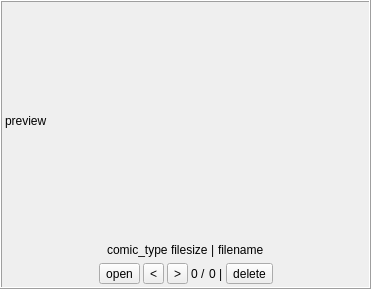
<?xml version="1.0" encoding="UTF-8"?>
<ui version="4.0">
 <class>Form</class>
 <widget class="QWidget" name="Form">
  <property name="geometry">
   <rect>
    <x>0</x>
    <y>0</y>
    <width>371</width>
    <height>289</height>
   </rect>
  </property>
  <property name="windowTitle">
   <string>Form</string>
  </property>
  <layout class="QHBoxLayout" name="horizontalLayout_5">
   <property name="spacing">
    <number>0</number>
   </property>
   <property name="leftMargin">
    <number>0</number>
   </property>
   <property name="topMargin">
    <number>0</number>
   </property>
   <property name="rightMargin">
    <number>0</number>
   </property>
   <property name="bottomMargin">
    <number>0</number>
   </property>
   <item>
    <widget class="QFrame" name="frame">
     <property name="frameShape">
      <enum>QFrame::Box</enum>
     </property>
     <property name="frameShadow">
      <enum>QFrame::Raised</enum>
     </property>
     <layout class="QVBoxLayout" name="verticalLayout" stretch="1,0,0">
      <property name="spacing">
       <number>3</number>
      </property>
      <property name="leftMargin">
       <number>3</number>
      </property>
      <property name="topMargin">
       <number>3</number>
      </property>
      <property name="rightMargin">
       <number>3</number>
      </property>
      <property name="bottomMargin">
       <number>3</number>
      </property>
      <item>
       <widget class="QLabel" name="label_preview">
        <property name="text">
         <string>preview</string>
        </property>
       </widget>
      </item>
      <item>
       <layout class="QHBoxLayout" name="horizontalLayout">
        <item>
         <spacer name="horizontalSpacer_4">
          <property name="orientation">
           <enum>Qt::Horizontal</enum>
          </property>
          <property name="sizeHint" stdset="0">
           <size>
            <width>40</width>
            <height>20</height>
           </size>
          </property>
         </spacer>
        </item>
        <item>
         <widget class="QLabel" name="label_comic_type">
          <property name="text">
           <string>comic_type</string>
          </property>
         </widget>
        </item>
        <item>
         <widget class="QLabel" name="label_filesize">
          <property name="text">
           <string>filesize</string>
          </property>
         </widget>
        </item>
        <item>
         <widget class="QLabel" name="label">
          <property name="text">
           <string>|</string>
          </property>
         </widget>
        </item>
        <item>
         <widget class="QLabel" name="label_filename">
          <property name="text">
           <string>filename</string>
          </property>
         </widget>
        </item>
        <item>
         <spacer name="horizontalSpacer_2">
          <property name="orientation">
           <enum>Qt::Horizontal</enum>
          </property>
          <property name="sizeHint" stdset="0">
           <size>
            <width>40</width>
            <height>20</height>
           </size>
          </property>
         </spacer>
        </item>
       </layout>
      </item>
      <item>
       <layout class="QHBoxLayout" name="horizontalLayout_4">
        <item>
         <spacer name="horizontalSpacer_3">
          <property name="orientation">
           <enum>Qt::Horizontal</enum>
          </property>
          <property name="sizeHint" stdset="0">
           <size>
            <width>40</width>
            <height>20</height>
           </size>
          </property>
         </spacer>
        </item>
        <item>
         <widget class="QToolButton" name="toolButton_open_file">
          <property name="text">
           <string>open</string>
          </property>
         </widget>
        </item>
        <item>
         <layout class="QHBoxLayout" name="horizontalLayout_3">
          <item>
           <widget class="QToolButton" name="toolButton_last">
            <property name="text">
             <string>&lt;</string>
            </property>
           </widget>
          </item>
          <item>
           <widget class="QToolButton" name="toolButton_next">
            <property name="text">
             <string>&gt;</string>
            </property>
           </widget>
          </item>
         </layout>
        </item>
        <item>
         <layout class="QHBoxLayout" name="horizontalLayout_2">
          <item>
           <widget class="QLabel" name="label_page_index">
            <property name="text">
             <string>0</string>
            </property>
           </widget>
          </item>
          <item>
           <widget class="QLabel" name="label_2">
            <property name="text">
             <string>/</string>
            </property>
           </widget>
          </item>
          <item>
           <widget class="QLabel" name="label_page_count">
            <property name="text">
             <string>0</string>
            </property>
           </widget>
          </item>
         </layout>
        </item>
        <item>
         <widget class="QLabel" name="label_3">
          <property name="text">
           <string>|</string>
          </property>
         </widget>
        </item>
        <item>
         <widget class="QToolButton" name="toolButton_delete">
          <property name="text">
           <string>delete</string>
          </property>
         </widget>
        </item>
        <item>
         <spacer name="horizontalSpacer">
          <property name="orientation">
           <enum>Qt::Horizontal</enum>
          </property>
          <property name="sizeHint" stdset="0">
           <size>
            <width>40</width>
            <height>20</height>
           </size>
          </property>
         </spacer>
        </item>
       </layout>
      </item>
     </layout>
    </widget>
   </item>
  </layout>
 </widget>
 <resources/>
 <connections/>
</ui>
